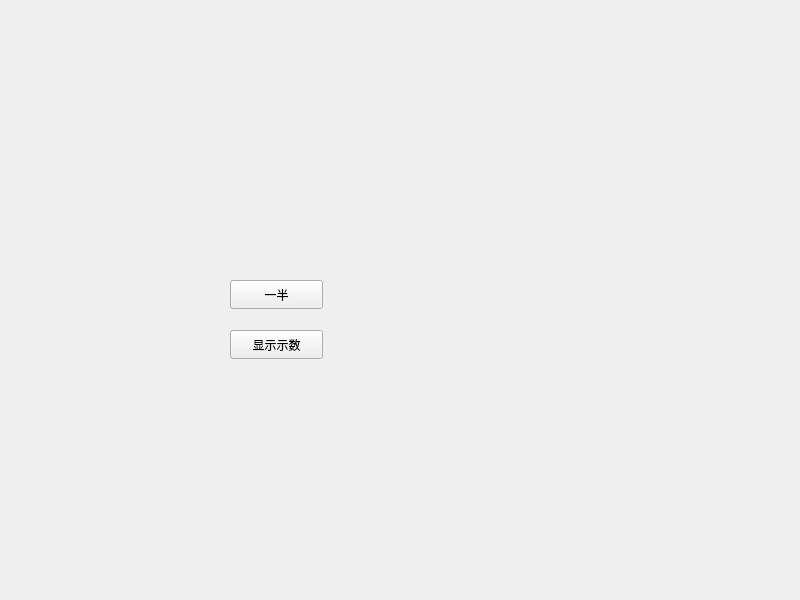
<?xml version="1.0" encoding="UTF-8"?>
<ui version="4.0">
 <class>Widget</class>
 <widget class="QWidget" name="Widget">
  <property name="geometry">
   <rect>
    <x>0</x>
    <y>0</y>
    <width>800</width>
    <height>600</height>
   </rect>
  </property>
  <property name="windowTitle">
   <string>Widget</string>
  </property>
  <widget class="smallwidget" name="sliderwidget" native="true">
   <property name="geometry">
    <rect>
     <x>170</x>
     <y>220</y>
     <width>221</width>
     <height>41</height>
    </rect>
   </property>
  </widget>
  <widget class="QPushButton" name="pushButton">
   <property name="geometry">
    <rect>
     <x>230</x>
     <y>280</y>
     <width>93</width>
     <height>29</height>
    </rect>
   </property>
   <property name="text">
    <string>一半</string>
   </property>
  </widget>
  <widget class="QPushButton" name="pushButton_2">
   <property name="geometry">
    <rect>
     <x>230</x>
     <y>330</y>
     <width>93</width>
     <height>29</height>
    </rect>
   </property>
   <property name="text">
    <string>显示示数</string>
   </property>
  </widget>
 </widget>
 <customwidgets>
  <customwidget>
   <class>smallwidget</class>
   <extends>QWidget</extends>
   <header location="global">smallwidget.h</header>
   <container>1</container>
  </customwidget>
 </customwidgets>
 <resources/>
 <connections/>
</ui>
